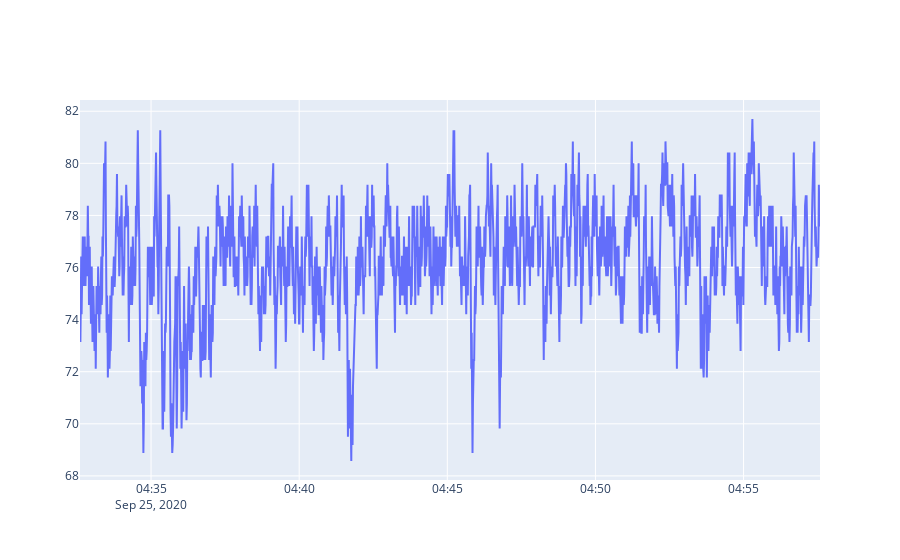

The notebook cell this image was saved under:
### Code cell
import plotly.graph_objects as go
fig = go.Figure()

fig.add_trace(go.Scatter(x=preictal_df.index[preictal_info['peaks']], y=preictal_info['hr'], mode='lines', name='preictal'))
fig.show()

### Figure 1 — Plotly figure (JSON) as saved in the notebook; plotly's stock layout.template omitted (floating-point values rounded to 4 significant figures; data arrays with more than 128 entries replaced by an {"elided": "..."} marker saying what was removed)
{"data": [{"mode": "lines", "name": "preictal", "type": "scatter", "x": {"elided": "1904 str values"}, "y": {"elided": "1903 float values"}}], "layout": {}}
